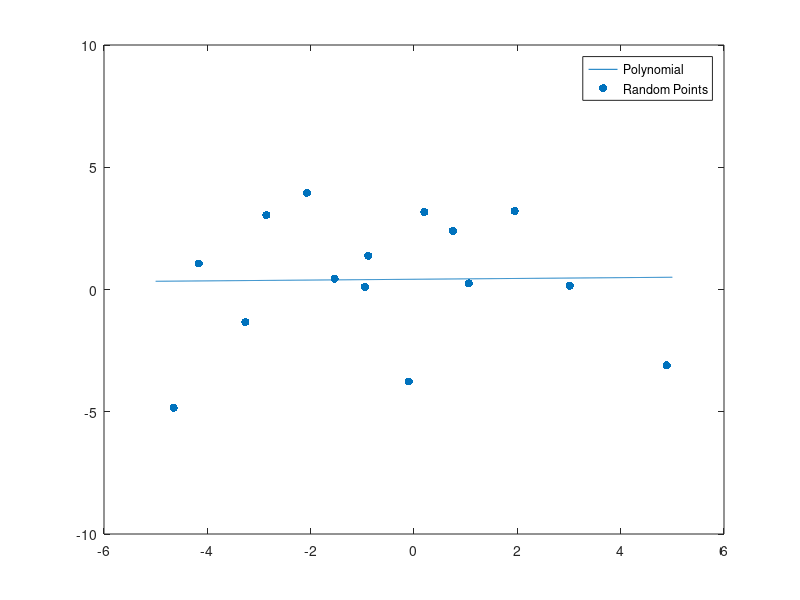
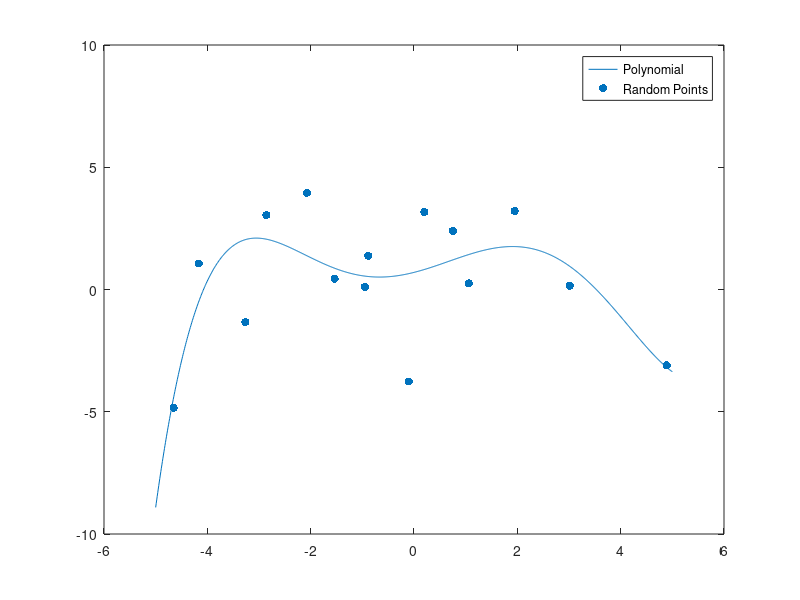
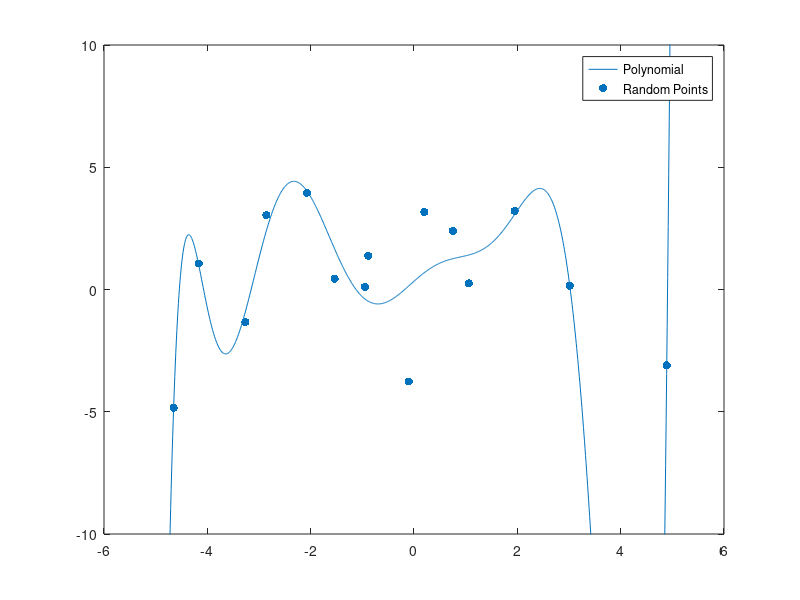

Here is the MATLAB script that generated these plots, in order:
clear all
close all

% Generate random data points. Only do this once then record the
% set the values

n_points = 15; % Number of points you want
% x = -5 + 10 * rand(n_points, 1); % Random x values in range [-5, 5]
% y = -5 + 10 * rand(n_points, 1);

% Set values, one itteration
x=[-0.9504;-3.2643;0.7518;1.0622;-2.8555;0.1993;4.8919;-0.1008;1.9487;-0.8858;-4.6522;-2.0717;3.0144;-1.5350;-4.1668];
y=[0.1111;-1.3317;2.3948;0.2474;3.0452;3.1691;-3.1053;-3.7631;3.2100;1.3790;-4.8388;3.9595;0.1538;0.4452;1.0644];
points=[x y];

% Setting which degrees to test for
degrees = [1, 5, 10];

% Setting up the error vector
errors = zeros(1, numel(degrees));

% for loop to test each itteration
for i = 1:numel(degrees)
    degree = degrees(i);
    A = ones(n_points, degree + 1);

    % for loop to set the A matrix in Ax=b
    for j = 2:(degree + 1)
        A(:, j) = x.^(j - 1);
    end

    % Finding the unique x vector in Ax=b using ((A'*A)^-1)*A'*b (y=b)
    x_ans=inv(A'*A)*A'*y;

    
    % Compute least squares error
    y_fit = A * x_ans;
    errors(i) = norm(y-y_fit);


    % Using step size of 0.01 to generate the points for polynomial
    polynomialpointsx = [];
    polynomialpointsy = [];
    for i=-5:0.01:5
        polynomialpointsx = [polynomialpointsx i];
        for j = 2:(degree + 1)
            pointspoly(j) = i.^(j - 1);
        end
        polynomialpointsy = [polynomialpointsy x_ans(1)+sum(sum(pointspoly*x_ans))];
    end

    % Ploting polynomial
    figure
    plot(polynomialpointsx,polynomialpointsy)
    ylim([-10 10]) % Setting limit so you can see the points
    hold on
    scatter(x,y,"filled","o") % Plotting the random points
    legend('Polynomial', 'Random Points')
end

% Determine the best fitting polynomial
[min_error, best_fit_index] = min(errors); % Finds which polynomial has least error and which degree it is
best_degree = degrees(best_fit_index);
for i=1:length(degrees)
    fprintf('Error of degree %d is %.4f.\n', degrees(i), errors(i)); % Display all errors
end
fprintf('The best fitting polynomial has degree %d with least squares error %.4f.\n', best_degree, min_error);
